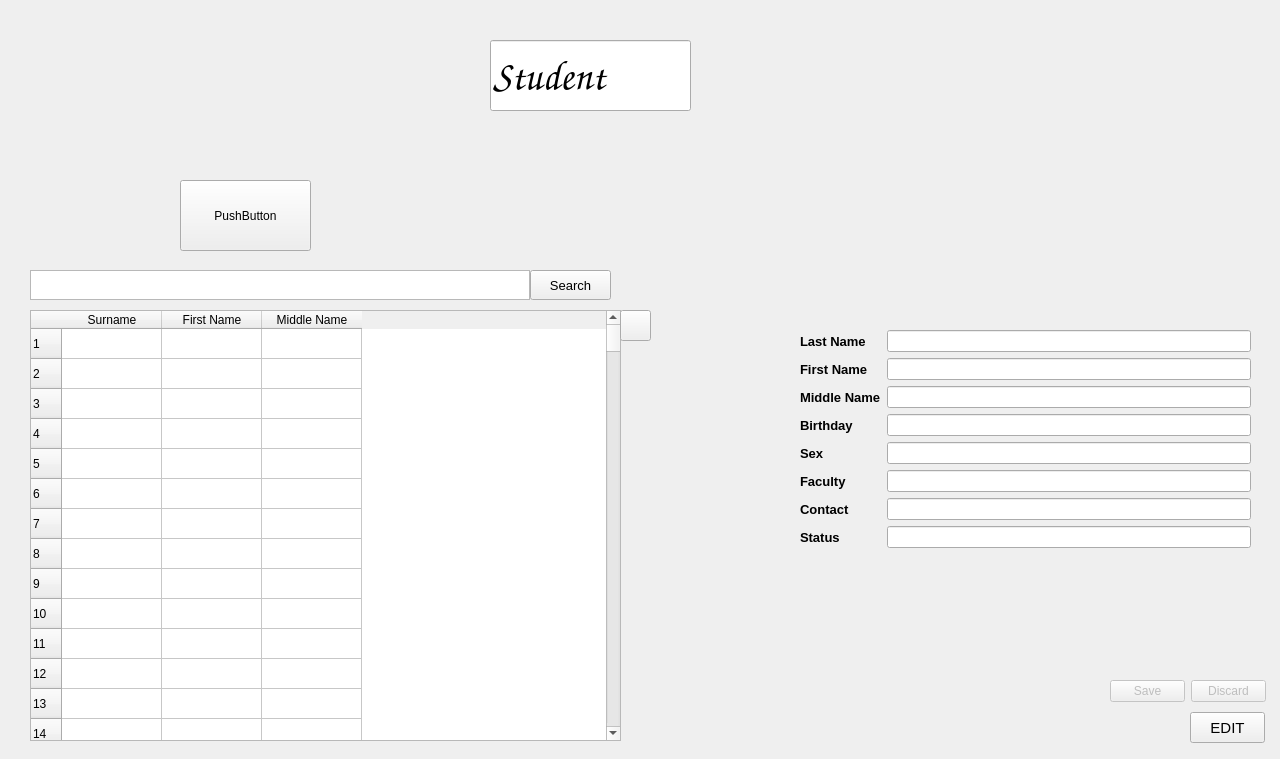
<?xml version="1.0" encoding="UTF-8"?>
<ui version="4.0">
 <class>Student</class>
 <widget class="QWidget" name="Student">
  <property name="geometry">
   <rect>
    <x>0</x>
    <y>0</y>
    <width>1280</width>
    <height>759</height>
   </rect>
  </property>
  <property name="windowTitle">
   <string>Form</string>
  </property>
  <widget class="QPushButton" name="pushButton">
   <property name="geometry">
    <rect>
     <x>180</x>
     <y>180</y>
     <width>131</width>
     <height>71</height>
    </rect>
   </property>
   <property name="text">
    <string>PushButton</string>
   </property>
  </widget>
  <widget class="QLabel" name="label">
   <property name="geometry">
    <rect>
     <x>0</x>
     <y>0</y>
     <width>1280</width>
     <height>759</height>
    </rect>
   </property>
   <property name="text">
    <string/>
   </property>
   <property name="pixmap">
    <pixmap>../../Desktop/ShagDB-develop/ShagDB/DesignImages/fon_end.png</pixmap>
   </property>
  </widget>
  <widget class="QTableWidget" name="tableStudent">
   <property name="geometry">
    <rect>
     <x>30</x>
     <y>310</y>
     <width>591</width>
     <height>431</height>
    </rect>
   </property>
   <property name="rowCount">
    <number>1000</number>
   </property>
   <row/>
   <row/>
   <row/>
   <row/>
   <row/>
   <row/>
   <row/>
   <row/>
   <row/>
   <row/>
   <row/>
   <row/>
   <row/>
   <row/>
   <row/>
   <row/>
   <row/>
   <row/>
   <row/>
   <row/>
   <row/>
   <row/>
   <row/>
   <row/>
   <row/>
   <row/>
   <row/>
   <row/>
   <row/>
   <row/>
   <row/>
   <row/>
   <row/>
   <row/>
   <row/>
   <row/>
   <row/>
   <row/>
   <row/>
   <row/>
   <row/>
   <row/>
   <row/>
   <row/>
   <row/>
   <row/>
   <row/>
   <row/>
   <row/>
   <row/>
   <row/>
   <row/>
   <row/>
   <row/>
   <row/>
   <row/>
   <row/>
   <row/>
   <row/>
   <row/>
   <row/>
   <row/>
   <row/>
   <row/>
   <row/>
   <row/>
   <row/>
   <row/>
   <row/>
   <row/>
   <row/>
   <row/>
   <row/>
   <row/>
   <row/>
   <row/>
   <row/>
   <row/>
   <row/>
   <row/>
   <row/>
   <row/>
   <row/>
   <row/>
   <row/>
   <row/>
   <row/>
   <row/>
   <row/>
   <row/>
   <row/>
   <row/>
   <row/>
   <row/>
   <row/>
   <row/>
   <row/>
   <row/>
   <row/>
   <row/>
   <row/>
   <row/>
   <row/>
   <row/>
   <row/>
   <row/>
   <row/>
   <row/>
   <row/>
   <row/>
   <row/>
   <row/>
   <row/>
   <row/>
   <row/>
   <row/>
   <row/>
   <row/>
   <row/>
   <row/>
   <row/>
   <row/>
   <row/>
   <row/>
   <row/>
   <row/>
   <row/>
   <row/>
   <row/>
   <row/>
   <row/>
   <row/>
   <row/>
   <row/>
   <row/>
   <row/>
   <row/>
   <row/>
   <row/>
   <row/>
   <row/>
   <row/>
   <row/>
   <row/>
   <row/>
   <row/>
   <row/>
   <row/>
   <row/>
   <row/>
   <row/>
   <row/>
   <row/>
   <row/>
   <row/>
   <row/>
   <row/>
   <row/>
   <row/>
   <row/>
   <row/>
   <row/>
   <row/>
   <row/>
   <row/>
   <row/>
   <row/>
   <row/>
   <row/>
   <row/>
   <row/>
   <row/>
   <row/>
   <row/>
   <row/>
   <row/>
   <row/>
   <row/>
   <row/>
   <row/>
   <row/>
   <row/>
   <row/>
   <row/>
   <row/>
   <row/>
   <row/>
   <row/>
   <row/>
   <row/>
   <row/>
   <row/>
   <row/>
   <row/>
   <row/>
   <row/>
   <row/>
   <row/>
   <row/>
   <row/>
   <row/>
   <row/>
   <row/>
   <row/>
   <row/>
   <row/>
   <row/>
   <row/>
   <row/>
   <row/>
   <row/>
   <row/>
   <row/>
   <row/>
   <row/>
   <row/>
   <row/>
   <row/>
   <row/>
   <row/>
   <row/>
   <row/>
   <row/>
   <row/>
   <row/>
   <row/>
   <row/>
   <row/>
   <row/>
   <row/>
   <row/>
   <row/>
   <row/>
   <row/>
   <row/>
   <row/>
   <row/>
   <row/>
   <row/>
   <row/>
   <row/>
   <row/>
   <row/>
   <row/>
   <row/>
   <row/>
   <row/>
   <row/>
   <row/>
   <row/>
   <row/>
   <row/>
   <row/>
   <row/>
   <row/>
   <row/>
   <row/>
   <row/>
   <row/>
   <row/>
   <row/>
   <row/>
   <row/>
   <row/>
   <row/>
   <row/>
   <row/>
   <row/>
   <row/>
   <row/>
   <row/>
   <row/>
   <row/>
   <row/>
   <row/>
   <row/>
   <row/>
   <row/>
   <row/>
   <row/>
   <row/>
   <row/>
   <row/>
   <row/>
   <row/>
   <row/>
   <row/>
   <row/>
   <row/>
   <row/>
   <row/>
   <row/>
   <row/>
   <row/>
   <row/>
   <row/>
   <row/>
   <row/>
   <row/>
   <row/>
   <row/>
   <row/>
   <row/>
   <row/>
   <row/>
   <row/>
   <row/>
   <row/>
   <row/>
   <row/>
   <row/>
   <row/>
   <row/>
   <row/>
   <row/>
   <row/>
   <row/>
   <row/>
   <row/>
   <row/>
   <row/>
   <row/>
   <row/>
   <row/>
   <row/>
   <row/>
   <row/>
   <row/>
   <row/>
   <row/>
   <row/>
   <row/>
   <row/>
   <row/>
   <row/>
   <row/>
   <row/>
   <row/>
   <row/>
   <row/>
   <row/>
   <row/>
   <row/>
   <row/>
   <row/>
   <row/>
   <row/>
   <row/>
   <row/>
   <row/>
   <row/>
   <row/>
   <row/>
   <row/>
   <row/>
   <row/>
   <row/>
   <row/>
   <row/>
   <row/>
   <row/>
   <row/>
   <row/>
   <row/>
   <row/>
   <row/>
   <row/>
   <row/>
   <row/>
   <row/>
   <row/>
   <row/>
   <row/>
   <row/>
   <row/>
   <row/>
   <row/>
   <row/>
   <row/>
   <row/>
   <row/>
   <row/>
   <row/>
   <row/>
   <row/>
   <row/>
   <row/>
   <row/>
   <row/>
   <row/>
   <row/>
   <row/>
   <row/>
   <row/>
   <row/>
   <row/>
   <row/>
   <row/>
   <row/>
   <row/>
   <row/>
   <row/>
   <row/>
   <row/>
   <row/>
   <row/>
   <row/>
   <row/>
   <row/>
   <row/>
   <row/>
   <row/>
   <row/>
   <row/>
   <row/>
   <row/>
   <row/>
   <row/>
   <row/>
   <row/>
   <row/>
   <row/>
   <row/>
   <row/>
   <row/>
   <row/>
   <row/>
   <row/>
   <row/>
   <row/>
   <row/>
   <row/>
   <row/>
   <row/>
   <row/>
   <row/>
   <row/>
   <row/>
   <row/>
   <row/>
   <row/>
   <row/>
   <row/>
   <row/>
   <row/>
   <row/>
   <row/>
   <row/>
   <row/>
   <row/>
   <row/>
   <row/>
   <row/>
   <row/>
   <row/>
   <row/>
   <row/>
   <row/>
   <row/>
   <row/>
   <row/>
   <row/>
   <row/>
   <row/>
   <row/>
   <row/>
   <row/>
   <row/>
   <row/>
   <row/>
   <row/>
   <row/>
   <row/>
   <row/>
   <row/>
   <row/>
   <row/>
   <row/>
   <row/>
   <row/>
   <row/>
   <row/>
   <row/>
   <row/>
   <row/>
   <row/>
   <row/>
   <row/>
   <row/>
   <row/>
   <row/>
   <row/>
   <row/>
   <row/>
   <row/>
   <row/>
   <row/>
   <row/>
   <row/>
   <row/>
   <row/>
   <row/>
   <row/>
   <row/>
   <row/>
   <row/>
   <row/>
   <row/>
   <row/>
   <row/>
   <row/>
   <row/>
   <row/>
   <row/>
   <row/>
   <row/>
   <row/>
   <row/>
   <row/>
   <row/>
   <row/>
   <row/>
   <row/>
   <row/>
   <row/>
   <row/>
   <row/>
   <row/>
   <row/>
   <row/>
   <row/>
   <row/>
   <row/>
   <row/>
   <row/>
   <row/>
   <row/>
   <row/>
   <row/>
   <row/>
   <row/>
   <row/>
   <row/>
   <row/>
   <row/>
   <row/>
   <row/>
   <row/>
   <row/>
   <row/>
   <row/>
   <row/>
   <row/>
   <row/>
   <row/>
   <row/>
   <row/>
   <row/>
   <row/>
   <row/>
   <row/>
   <row/>
   <row/>
   <row/>
   <row/>
   <row/>
   <row/>
   <row/>
   <row/>
   <row/>
   <row/>
   <row/>
   <row/>
   <row/>
   <row/>
   <row/>
   <row/>
   <row/>
   <row/>
   <row/>
   <row/>
   <row/>
   <row/>
   <row/>
   <row/>
   <row/>
   <row/>
   <row/>
   <row/>
   <row/>
   <row/>
   <row/>
   <row/>
   <row/>
   <row/>
   <row/>
   <row/>
   <row/>
   <row/>
   <row/>
   <row/>
   <row/>
   <row/>
   <row/>
   <row/>
   <row/>
   <row/>
   <row/>
   <row/>
   <row/>
   <row/>
   <row/>
   <row/>
   <row/>
   <row/>
   <row/>
   <row/>
   <row/>
   <row/>
   <row/>
   <row/>
   <row/>
   <row/>
   <row/>
   <row/>
   <row/>
   <row/>
   <row/>
   <row/>
   <row/>
   <row/>
   <row/>
   <row/>
   <row/>
   <row/>
   <row/>
   <row/>
   <row/>
   <row/>
   <row/>
   <row/>
   <row/>
   <row/>
   <row/>
   <row/>
   <row/>
   <row/>
   <row/>
   <row/>
   <row/>
   <row/>
   <row/>
   <row/>
   <row/>
   <row/>
   <row/>
   <row/>
   <row/>
   <row/>
   <row/>
   <row/>
   <row/>
   <row/>
   <row/>
   <row/>
   <row/>
   <row/>
   <row/>
   <row/>
   <row/>
   <row/>
   <row/>
   <row/>
   <row/>
   <row/>
   <row/>
   <row/>
   <row/>
   <row/>
   <row/>
   <row/>
   <row/>
   <row/>
   <row/>
   <row/>
   <row/>
   <row/>
   <row/>
   <row/>
   <row/>
   <row/>
   <row/>
   <row/>
   <row/>
   <row/>
   <row/>
   <row/>
   <row/>
   <row/>
   <row/>
   <row/>
   <row/>
   <row/>
   <row/>
   <row/>
   <row/>
   <row/>
   <row/>
   <row/>
   <row/>
   <row/>
   <row/>
   <row/>
   <row/>
   <row/>
   <row/>
   <row/>
   <row/>
   <row/>
   <row/>
   <row/>
   <row/>
   <row/>
   <row/>
   <row/>
   <row/>
   <row/>
   <row/>
   <row/>
   <row/>
   <row/>
   <row/>
   <row/>
   <row/>
   <row/>
   <row/>
   <row/>
   <row/>
   <row/>
   <row/>
   <row/>
   <row/>
   <row/>
   <row/>
   <row/>
   <row/>
   <row/>
   <row/>
   <row/>
   <row/>
   <row/>
   <row/>
   <row/>
   <row/>
   <row/>
   <row/>
   <row/>
   <row/>
   <row/>
   <row/>
   <row/>
   <row/>
   <row/>
   <row/>
   <row/>
   <row/>
   <row/>
   <row/>
   <row/>
   <row/>
   <row/>
   <row/>
   <row/>
   <row/>
   <row/>
   <row/>
   <row/>
   <row/>
   <row/>
   <row/>
   <row/>
   <row/>
   <row/>
   <row/>
   <row/>
   <row/>
   <row/>
   <row/>
   <row/>
   <row/>
   <row/>
   <row/>
   <row/>
   <row/>
   <row/>
   <row/>
   <row/>
   <row/>
   <row/>
   <row/>
   <row/>
   <row/>
   <row/>
   <row/>
   <row/>
   <row/>
   <row/>
   <row/>
   <row/>
   <row/>
   <row/>
   <row/>
   <row/>
   <row/>
   <row/>
   <row/>
   <row/>
   <row/>
   <row/>
   <row/>
   <row/>
   <row/>
   <row/>
   <row/>
   <row/>
   <row/>
   <row/>
   <row/>
   <row/>
   <row/>
   <row/>
   <row/>
   <row/>
   <row/>
   <row/>
   <row/>
   <row/>
   <row/>
   <row/>
   <row/>
   <row/>
   <row/>
   <row/>
   <row/>
   <row/>
   <row/>
   <row/>
   <row/>
   <row/>
   <row/>
   <row/>
   <row/>
   <row/>
   <row/>
   <row/>
   <row/>
   <row/>
   <row/>
   <row/>
   <row/>
   <row/>
   <row/>
   <row/>
   <row/>
   <row/>
   <row/>
   <row/>
   <row/>
   <row/>
   <row/>
   <row/>
   <row/>
   <row/>
   <row/>
   <row/>
   <row/>
   <row/>
   <row/>
   <row/>
   <row/>
   <row/>
   <row/>
   <row/>
   <row/>
   <row/>
   <row/>
   <row/>
   <row/>
   <row/>
   <row/>
   <row/>
   <row/>
   <row/>
   <row/>
   <row/>
   <row/>
   <row/>
   <row/>
   <row/>
   <row/>
   <row/>
   <row/>
   <row/>
   <row/>
   <row/>
   <row/>
   <row/>
   <row/>
   <row/>
   <row/>
   <row/>
   <row/>
   <row/>
   <row/>
   <row/>
   <row/>
   <row/>
   <row/>
   <row/>
   <row/>
   <row/>
   <row/>
   <row/>
   <row/>
   <row/>
   <row/>
   <row/>
   <row/>
   <row/>
   <row/>
   <row/>
   <row/>
   <row/>
   <row/>
   <row/>
   <row/>
   <row/>
   <row/>
   <row/>
   <row/>
   <row/>
   <row/>
   <row/>
   <row/>
   <row/>
   <row/>
   <row/>
   <row/>
   <row/>
   <row/>
   <row/>
   <row/>
   <row/>
   <row/>
   <row/>
   <row/>
   <row/>
   <row/>
   <row/>
   <row/>
   <row/>
   <row/>
   <row/>
   <row/>
   <row/>
   <row/>
   <row/>
   <row/>
   <row/>
   <row/>
   <row/>
   <row/>
   <row/>
   <row/>
   <row/>
   <row/>
   <row/>
   <row/>
   <row/>
   <row/>
   <row/>
   <row/>
   <row/>
   <row/>
   <row/>
   <row/>
   <row/>
   <row/>
   <row/>
   <row/>
   <row/>
   <row/>
   <row/>
   <row/>
   <row/>
   <row/>
   <row/>
   <row/>
   <row/>
   <row/>
   <column>
    <property name="text">
     <string>Surname</string>
    </property>
   </column>
   <column>
    <property name="text">
     <string>First Name</string>
    </property>
   </column>
   <column>
    <property name="text">
     <string>Middle Name</string>
    </property>
   </column>
  </widget>
  <widget class="QLabel" name="labelAvatar">
   <property name="geometry">
    <rect>
     <x>910</x>
     <y>80</y>
     <width>227</width>
     <height>242</height>
    </rect>
   </property>
   <property name="text">
    <string/>
   </property>
   <property name="pixmap">
    <pixmap>../../Desktop/ShagDB-develop/ShagDB/DesignImages/Photo.png</pixmap>
   </property>
  </widget>
  <widget class="QTextEdit" name="textSearch">
   <property name="geometry">
    <rect>
     <x>30</x>
     <y>270</y>
     <width>500</width>
     <height>30</height>
    </rect>
   </property>
  </widget>
  <widget class="QPushButton" name="buttonSearch">
   <property name="geometry">
    <rect>
     <x>530</x>
     <y>270</y>
     <width>81</width>
     <height>30</height>
    </rect>
   </property>
   <property name="font">
    <font>
     <pointsize>10</pointsize>
    </font>
   </property>
   <property name="text">
    <string>Search</string>
   </property>
  </widget>
  <widget class="QPushButton" name="pushAdd">
   <property name="geometry">
    <rect>
     <x>620</x>
     <y>310</y>
     <width>31</width>
     <height>31</height>
    </rect>
   </property>
   <property name="text">
    <string/>
   </property>
   <property name="icon">
    <iconset>
     <normaloff>../../Desktop/ShagDB-develop/ShagDB/DesignImages/Add_end.png</normaloff>../../Desktop/ShagDB-develop/ShagDB/DesignImages/Add_end.png</iconset>
   </property>
   <property name="iconSize">
    <size>
     <width>31</width>
     <height>31</height>
    </size>
   </property>
  </widget>
  <widget class="QLineEdit" name="lineEdit">
   <property name="geometry">
    <rect>
     <x>490</x>
     <y>40</y>
     <width>201</width>
     <height>71</height>
    </rect>
   </property>
   <property name="font">
    <font>
     <family>Comic Sans MS</family>
     <pointsize>30</pointsize>
     <italic>false</italic>
    </font>
   </property>
   <property name="text">
    <string>Student</string>
   </property>
  </widget>
  <widget class="QWidget" name="formLayoutWidget">
   <property name="geometry">
    <rect>
     <x>800</x>
     <y>330</y>
     <width>451</width>
     <height>231</height>
    </rect>
   </property>
   <layout class="QFormLayout" name="formLayout">
    <item row="0" column="0">
     <widget class="QLabel" name="labelLastName">
      <property name="font">
       <font>
        <pointsize>10</pointsize>
        <weight>75</weight>
        <bold>true</bold>
       </font>
      </property>
      <property name="text">
       <string>Last Name</string>
      </property>
     </widget>
    </item>
    <item row="0" column="1">
     <widget class="QLineEdit" name="lineEditLastName"/>
    </item>
    <item row="1" column="0">
     <widget class="QLabel" name="labelFirstName">
      <property name="font">
       <font>
        <pointsize>10</pointsize>
        <weight>75</weight>
        <bold>true</bold>
       </font>
      </property>
      <property name="text">
       <string>First Name</string>
      </property>
     </widget>
    </item>
    <item row="1" column="1">
     <widget class="QLineEdit" name="lineEditFirstName"/>
    </item>
    <item row="2" column="0">
     <widget class="QLabel" name="labelMiddleName">
      <property name="font">
       <font>
        <pointsize>10</pointsize>
        <weight>75</weight>
        <bold>true</bold>
       </font>
      </property>
      <property name="text">
       <string>Middle Name</string>
      </property>
     </widget>
    </item>
    <item row="2" column="1">
     <widget class="QLineEdit" name="lineEditMiddleName"/>
    </item>
    <item row="3" column="0">
     <widget class="QLabel" name="labelBirthday">
      <property name="font">
       <font>
        <pointsize>10</pointsize>
        <weight>75</weight>
        <bold>true</bold>
       </font>
      </property>
      <property name="text">
       <string>Birthday</string>
      </property>
     </widget>
    </item>
    <item row="3" column="1">
     <widget class="QLineEdit" name="lineEditBirthday"/>
    </item>
    <item row="4" column="0">
     <widget class="QLabel" name="labelSex">
      <property name="font">
       <font>
        <pointsize>10</pointsize>
        <weight>75</weight>
        <bold>true</bold>
       </font>
      </property>
      <property name="text">
       <string>Sex</string>
      </property>
     </widget>
    </item>
    <item row="4" column="1">
     <widget class="QLineEdit" name="lineEditSex"/>
    </item>
    <item row="5" column="0">
     <widget class="QLabel" name="labelFaculty">
      <property name="font">
       <font>
        <pointsize>10</pointsize>
        <weight>75</weight>
        <bold>true</bold>
       </font>
      </property>
      <property name="text">
       <string>Faculty</string>
      </property>
     </widget>
    </item>
    <item row="5" column="1">
     <widget class="QLineEdit" name="lineEdit_7"/>
    </item>
    <item row="6" column="0">
     <widget class="QLabel" name="labelContact">
      <property name="font">
       <font>
        <pointsize>10</pointsize>
        <weight>75</weight>
        <bold>true</bold>
       </font>
      </property>
      <property name="text">
       <string>Contact</string>
      </property>
     </widget>
    </item>
    <item row="6" column="1">
     <widget class="QLineEdit" name="lineEdit_8"/>
    </item>
    <item row="7" column="0">
     <widget class="QLabel" name="labelStatus">
      <property name="font">
       <font>
        <pointsize>10</pointsize>
        <weight>75</weight>
        <bold>true</bold>
       </font>
      </property>
      <property name="text">
       <string>Status</string>
      </property>
     </widget>
    </item>
    <item row="7" column="1">
     <widget class="QLineEdit" name="lineEdit_9"/>
    </item>
   </layout>
  </widget>
  <widget class="QPushButton" name="pushButton_2">
   <property name="geometry">
    <rect>
     <x>1190</x>
     <y>712</y>
     <width>75</width>
     <height>31</height>
    </rect>
   </property>
   <property name="font">
    <font>
     <pointsize>11</pointsize>
    </font>
   </property>
   <property name="text">
    <string>EDIT</string>
   </property>
  </widget>
  <widget class="QDialogButtonBox" name="buttonBoxSubmitCancel">
   <property name="enabled">
    <bool>false</bool>
   </property>
   <property name="geometry">
    <rect>
     <x>1110</x>
     <y>680</y>
     <width>156</width>
     <height>23</height>
    </rect>
   </property>
   <property name="font">
    <font>
     <pointsize>9</pointsize>
    </font>
   </property>
   <property name="standardButtons">
    <set>QDialogButtonBox::Discard|QDialogButtonBox::Save</set>
   </property>
  </widget>
 </widget>
 <resources/>
 <connections/>
</ui>
